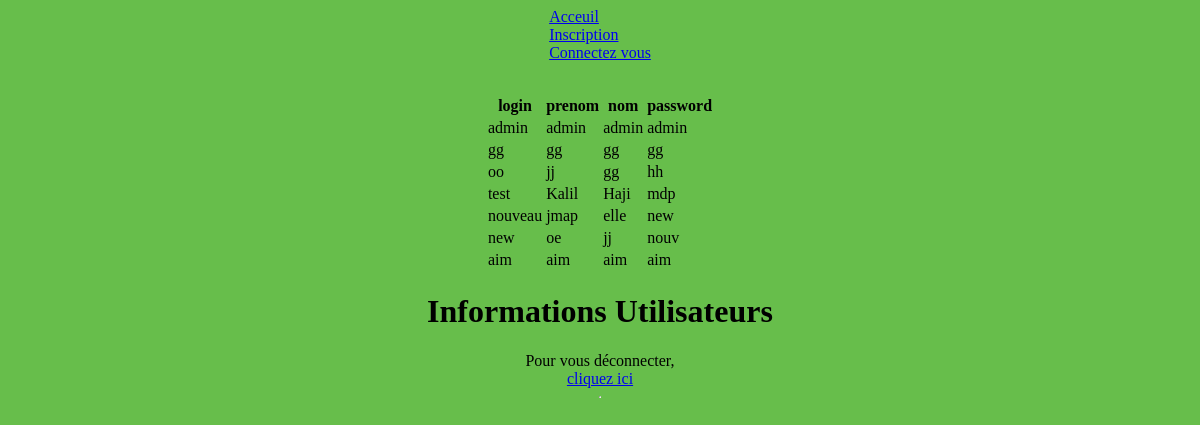
The page /admin.php (signed in) on the database its author committed.
### tables this page shows
CREATE TABLE IF NOT EXISTS `utilisateurs` (
  `id` int(11) NOT NULL AUTO_INCREMENT,
  `login` varchar(255) NOT NULL,
  `prenom` varchar(255) NOT NULL,
  `nom` varchar(255) NOT NULL,
  `password` varchar(255) NOT NULL,
  PRIMARY KEY (`id`)
);

### admin.php (the view, shortened to what this page needs)
?><!DOCTYPE HTML>
<html lang="fr">
<head>
    <link rel="stylesheet" href="./css/admin.css" media="screen" type="text/css" />
</head>
<body>
<header>
        <div class="bloc">
            <div class="leg"><a href="index.php">Acceuil</br></a></div>
            <div class="repas"><a href="inscription.php">Inscription</a></div>
            <div class="trav"><a href="connexion.php">Connectez vous</a></div>
        </div>
    </header>
<?php
$bdd = mysqli_connect('localhost', 'root', '', 'moduleconnexion');
mysqli_set_charset($bdd, 'utf8');
$requete = mysqli_query($bdd, "SELECT * FROM utilisateurs ") or die(mysqli_error($bdd));
$etudiants = mysqli_fetch_all($requete,MYSQLI_ASSOC);
?>
<div>
<table>
    <thead>
        <tr>
            <th>login</th>
            <th>prenom</th>
            <th>nom</th>
            <th>password</th>
        </tr>
    </thead>
    <tbody>
        <?php
            foreach($etudiants as $etudiant){
                echo '<tr><td>'.$etudiant['login'].'</td>';
                echo '<td>'.$etudiant['prenom'].'</td>';
                echo '<td>'.$etudiant['nom'].'</td>';
                echo '<td>'.$etudiant['password'].'</td></tr>';
            }
         ?>
    </tbody>
</table></div>
<h1>Informations Utilisateurs</h1>
        Pour vous déconnecter, <a href="admin.php?modifier">cliquez ici</a>
        <hr/>
</body>
</html>

### css/admin.css (style rules this page uses)
body { background: #67BE4B; display: flex; flex-direction: column; align-items: center; }
.bloc { margin-bottom: 2em; }

### rows shown on the page
utilisateurs: login "admin", prenom "admin", nom "admin", password "admin"
utilisateurs: login "gg", prenom "gg", nom "gg", password "gg"
utilisateurs: login "oo", prenom "jj", nom "gg", password "hh"
utilisateurs: login "test", prenom "Kalil", nom "Haji", password "mdp"
utilisateurs: login "nouveau", prenom "jmap", nom "elle", password "new"
utilisateurs: login "new", prenom "oe", nom "jj", password "nouv"
utilisateurs: login "aim", prenom "aim", nom "aim", password "aim"
